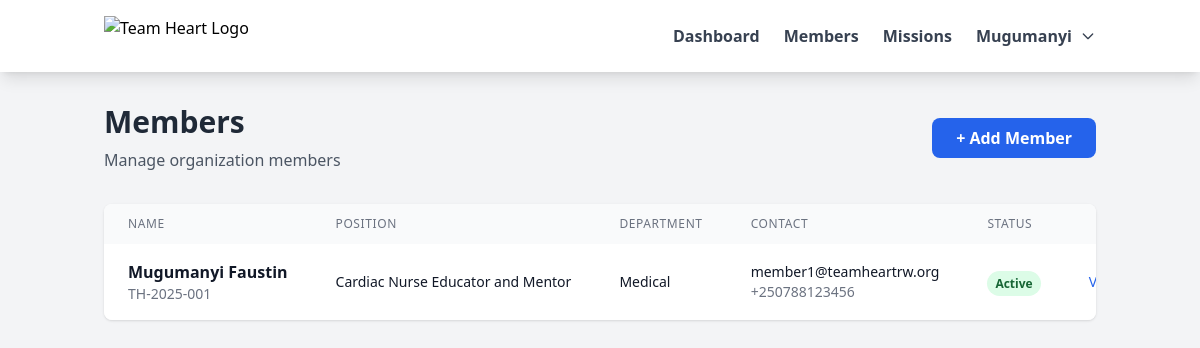
The page /members/index.php (signed in) on the database its author committed.
### tables this page shows
CREATE TABLE members (
    member_id INT UNSIGNED AUTO_INCREMENT PRIMARY KEY,
    user_id INT UNSIGNED NOT NULL UNIQUE,   
    
     
    first_name VARCHAR(100) NOT NULL,
    last_name VARCHAR(100) NOT NULL,
    middle_name VARCHAR(100),
    date_of_birth DATE,
    gender ENUM('male', 'female', 'other'),
    nationality VARCHAR(100) DEFAULT 'Rwanda',
    
     
    email VARCHAR(255),
    phone VARCHAR(20),
    alternate_phone VARCHAR(20),
    address_line1 VARCHAR(255),
    address_line2 VARCHAR(255),
    city VARCHAR(100),
    state_province VARCHAR(100),
    postal_code VARCHAR(20),
    country VARCHAR(100) DEFAULT 'Rwanda',
    
     
    employee_id VARCHAR(50) UNIQUE,
    position VARCHAR(255) NOT NULL,
    department VARCHAR(100),
    employment_status ENUM('full-time', 'part-time', 'contract', 'volunteer') DEFAULT 'full-time',
    date_hired DATE,
    
     
    emergency_contact_name VARCHAR(255),
    emergency_contact_relationship VARCHAR(100),
    emergency_contact_phone VARCHAR(20),
    
     
    passport_number VARCHAR(50),
    passport_expiry DATE,
    id_number VARCHAR(50),
    profile_photo_url VARCHAR(500),
    
     
    status ENUM('active', 'inactive', 'on-leave', 'terminated') DEFAULT 'active',
    
     
    notes TEXT,
    created_at TIMESTAMP DEFAULT CURRENT_TIMESTAMP,
    updated_at TIMESTAMP DEFAULT CURRENT_TIMESTAMP ON UPDATE CURRENT_TIMESTAMP,
    created_by INT UNSIGNED NOT NULL,
    updated_by INT UNSIGNED,
    
    FOREIGN KEY (user_id) REFERENCES users(user_id) ON DELETE CASCADE,
    FOREIGN KEY (created_by) REFERENCES users(user_id),
    FOREIGN KEY (updated_by) REFERENCES users(user_id),
    
    INDEX idx_user_id (user_id),
    INDEX idx_employee_id (employee_id),
    INDEX idx_status (status),
    INDEX idx_position (position),
    INDEX idx_full_name (last_name, first_name),
    INDEX idx_created_at (created_at)
);

### config/session.php (called while the page is built, shortened)
<?php
function getCurrentUserId() {
    return $_SESSION['user_id'] ?? null;
}
function getCurrentUser() {
    return [
        'user_id' => $_SESSION['user_id'] ?? null,
        'email' => $_SESSION['email'] ?? null,
        'first_name' => $_SESSION['first_name'] ?? null,
        'last_name' => $_SESSION['last_name'] ?? null,
        'role' => $_SESSION['role'] ?? null
    ];
}
?>

### models/Member.php (called while the page is built, shortened)
<?php
class Member {
    private $conn;
    private $table_name = "members";
    public function __construct($db) {
        $this->conn = $db;
    }
    public function getAllByUser($user_id) {
        $query = "SELECT * FROM " . $this->table_name . "
                WHERE user_id = :user_id AND status = 'active'
                ORDER BY created_at DESC";
        $stmt = $this->conn->prepare($query);
        $stmt->bindParam(":user_id", $user_id);
        $stmt->execute();
        return $stmt->fetchAll();
    }
}
?>

### members/index.php (the view, shortened to what this page needs)
<?php
require_once '../config/session.php';
require_once '../models/Member.php';
$database = new Database();
$db = $database->getConnection();
$memberModel = new Member($db);
$user = getCurrentUser();
$user_id = getCurrentUserId();
$members = $memberModel->getAllByUser($user_id);
?>
<!DOCTYPE html>
<html lang="en">
<head>
    <script src="https://cdn.tailwindcss.com"></script>
</head>
<body class="bg-gray-100 min-h-screen">
    <?php include './includes/navbar.php'; ?>
    <div class="container mx-auto px-4 py-8">
        <div class="flex justify-between items-center mb-8">
            <div>
                <h1 class="text-3xl font-bold text-gray-800">Members</h1>
                <p class="text-gray-600 mt-2">Manage organization members</p>
            </div>
            <a href="create.php" class="bg-blue-600 hover:bg-blue-700 text-white font-semibold py-2 px-6 rounded-lg transition duration-200">
                + Add Member
            </a>
        </div>
        <?php if (count($members) > 0): ?>
            <div class="bg-white rounded-lg shadow overflow-hidden">
                <div class="overflow-x-auto">
                <table class="w-full">
                    <thead class="bg-gray-50">
                        <tr>
                            <th class="px-6 py-3 text-left text-xs font-medium text-gray-500 uppercase tracking-wider">Name</th>
                            <th class="px-6 py-3 text-left text-xs font-medium text-gray-500 uppercase tracking-wider">Position</th>
                            <th class="px-6 py-3 text-left text-xs font-medium text-gray-500 uppercase tracking-wider">Department</th>
                            <th class="px-6 py-3 text-left text-xs font-medium text-gray-500 uppercase tracking-wider">Contact</th>
                            <th class="px-6 py-3 text-left text-xs font-medium text-gray-500 uppercase tracking-wider">Status</th>
                            <th class="px-6 py-3 text-right text-xs font-medium text-gray-500 uppercase tracking-wider">Actions</th>
                        </tr>
                    </thead>
                    <tbody class="bg-white divide-y divide-gray-200">
                        <?php foreach ($members as $member): ?>
                            <tr class="hover:bg-gray-50">
                                <td class="px-6 py-4 whitespace-nowrap">
                                    <div class="font-semibold text-gray-900">
                                        <?php echo htmlspecialchars($member['first_name'] . ' ' . $member['last_name']); ?>
                                    </div>
                                    <div class="text-sm text-gray-500">
                                        <?php echo htmlspecialchars($member['employee_id'] ?? 'N/A'); ?>
                                    </div>
                                </td>
                                <td class="px-6 py-4 whitespace-nowrap text-sm text-gray-900">
                                    <?php echo htmlspecialchars($member['position']); ?>
                                </td>
                                <td class="px-6 py-4 whitespace-nowrap text-sm text-gray-900">
                                    <?php echo htmlspecialchars($member['department'] ?? 'N/A'); ?>
                                </td>
                                <td class="px-6 py-4 whitespace-nowrap">
                                    <div class="text-sm text-gray-900"><?php echo htmlspecialchars($member['email'] ?? 'N/A'); ?></div>
                                    <div class="text-sm text-gray-500"><?php echo htmlspecialchars($member['phone'] ?? 'N/A'); ?></div>
                                </td>
                                <td class="px-6 py-4 whitespace-nowrap">
                                    <span class="px-2 py-1 text-xs font-semibold rounded-full <?php echo $member['status'] === 'active' ? 'bg-green-100 text-green-800' : 'bg-gray-100 text-gray-800'; ?>">
                                        <?php echo ucfirst($member['status']); ?>
                                    </span>
                                </td>
                                <td class="px-6 py-4 whitespace-nowrap text-right text-sm font-medium">
                                    <a href="view.php?id=<?php echo $member['member_id']; ?>" class="text-blue-600 hover:text-blue-900 mr-3">View</a>
                                </td>
                            </tr>
                        <?php endforeach; ?>
                    </tbody>
                </table>
                </div>
            </div>
        <?php endif; ?>
    </div>
</body>
</html>

### members/includes/navbar.php (shortened to what this page needs)
<nav class="bg-white shadow-lg">
    <div class="container mx-auto px-4">
        <div class="flex justify-between items-center py-4">
            <div class="flex items-center space-x-4">
                <img src="https://images.aimecol.com/uploads/large/team-heart_698542149457a_large.jpg" alt="Team Heart Logo" class="h-10">
            </div>
            <div class="hidden md:flex items-center space-x-6">
                <a href="../dashboard.php" class="text-gray-700 hover:text-blue-600 font-semibold transition">
                    Dashboard
                </a>
                <a href="../members/index.php" class="text-gray-700 hover:text-blue-600 font-semibold transition">
                    Members
                </a>
                <a href="../missions/index.php" class="text-gray-700 hover:text-blue-600 font-semibold transition">
                    Missions
                </a>
                <div class="relative group">
                    <button class="flex items-center space-x-2 text-gray-700 hover:text-blue-600 font-semibold">
                        <span><?php echo htmlspecialchars($user['first_name'] ?? 'User'); ?></span>
                        <svg class="w-4 h-4" fill="none" stroke="currentColor" viewBox="0 0 24 24">
                            <path stroke-linecap="round" stroke-linejoin="round" stroke-width="2" d="M19 9l-7 7-7-7"></path>
                        </svg>
                    </button>
                </div>
            </div>
        </div>
    </div>
</nav>

### rows shown on the page
members: first_name "Mugumanyi", first_name+last_name "Mugumanyi Faustin", employee "TH-2025-001", position "Cardiac Nurse Educator and Mentor", department "Medical", email "member1@teamheartrw.org", phone "+250788123456", status "Active"
